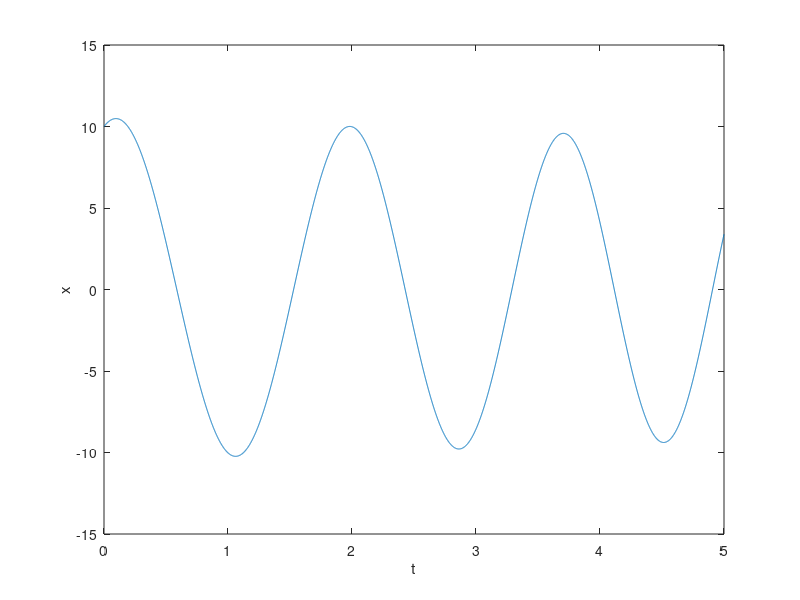

The MATLAB source for this figure:
function ode
t=0:0.001:5;   % time scalex
initial_x = 10;
initial_v = 10;
[t,x]=ode45( @odefun, t, [initial_x, initial_v]);


function dqdt = odefun(t,q)
% Ta funkcja musi wejść do ODE45 lub podobnej
    x = q(1);
    v = q(2);
    global m0 s k;
    m0 = 10.0; % kg
    s = 10; % parametr s w sekundach.
    k = 100; % parametr 
    m = m0 * exp(-t/s);
    F = -k * x;
    
    a = F / m;
    
    dqdt = zeros (2,1);
    
    dqdt(1) = v;
    dqdt(2) = a;
end


plot(t,x(:,1));
xlabel('t'); ylabel('x');
drawnow;
end